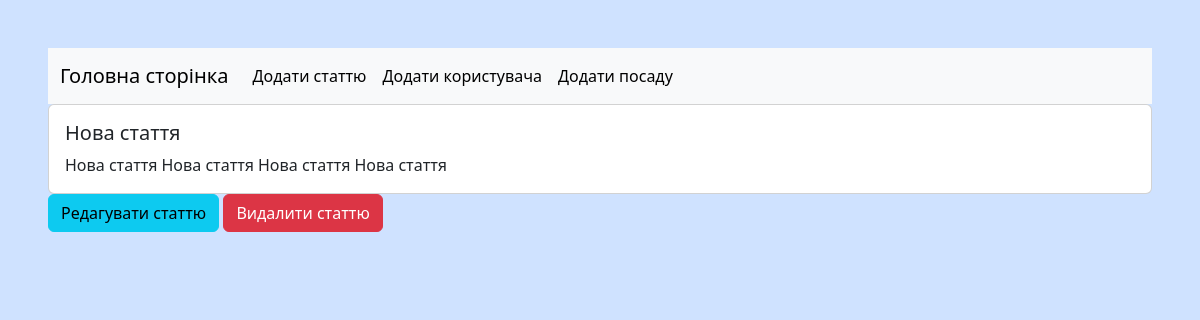
Screenshot of /post/3 with the database file from the repository.
### app/db/models/post.py (models this page shows)
class Post(Base):
    __tablename__ = "posts"
    id: Mapped[int] = mapped_column(primary_key=True)
    title: Mapped[str] = mapped_column(String(500))
    text: Mapped[str] = mapped_column(TEXT())
    create: Mapped[datetime] = mapped_column(TIMESTAMP(), server_default=func.now())
    user_id: Mapped[int] = mapped_column(ForeignKey(User.id))
    user: Mapped[User] = relationship()

### app/routes/post.py (the view)
@post_route.get("/post/<int:id>")
def get_post(id):
    with Session() as session:
        post = session.query(Post).where(Post.id == id).first()
        return render_template("post.html", post=post)

### app/templates/post.html
{% extends "_base.html" %}
{% block content %}
    <div class="card">
        <div class="card-body">
            <h5 class="card-title">{{ post.title }}</h5>
            <p class="card-text">{{ post.text }}</p>
        </div>
    </div>
    <a href="{{ url_for('posts.edit_post', id=post.id) }}" class="btn btn-info">Редагувати статтю</a>
    <a href="{{ url_for('posts.del_post', id=post.id) }}" class="btn btn-danger">Видалити статтю</a>
{% endblock content %}

### rows the page displays
Post: title "Нова стаття", text "Нова стаття Нова стаття Нова стаття Нова стаття"
